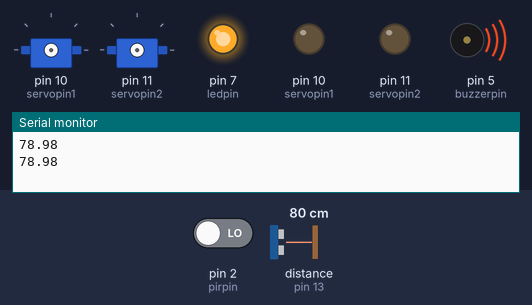
A sketch run on a simulated Arduino Uno, built with avr-gcc and run on an emulated ATmega328P. On the bench: 2 × servo, output pins drawn as LEDs (lit = HIGH), buzzer (waves = sounding), the last lines printed to the serial monitor. Wiring (inferred from the names in the program): ultrasonic range finder: trigger pin 12; echo pin 13. The test bench sets the inputs (shaded band); at power-on: distance to the obstacle (sensor on pin 13) 80 cm, pin 2 (pirpin) LOW. The echo pulse lasts 58.3 µs per cm; pins used as bus, display or sensor lines are not drawn.

Above: at 2.8 s.
2.9 s: distance to the obstacle (sensor on pin 13) set to 16 cm
6.4 s: distance to the obstacle (sensor on pin 13) set to 12 cm
At 8.6 s:
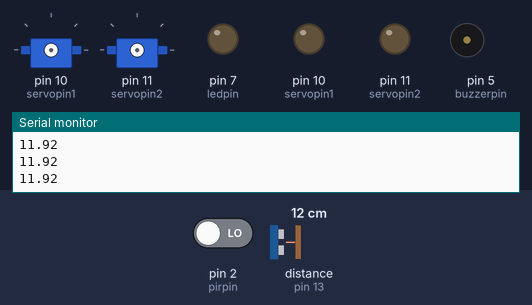
9.5 s: pin 2 (pirpin) driven HIGH
At 11.0 s:
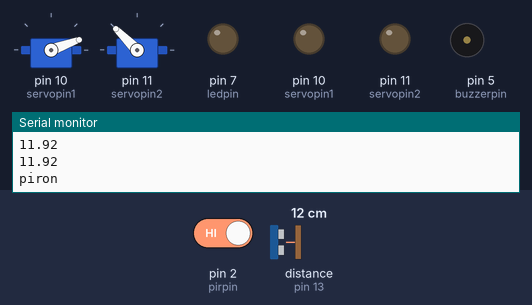
14.6 s: distance to the obstacle (sensor on pin 13) set to 18 cm
At 19.0 s:
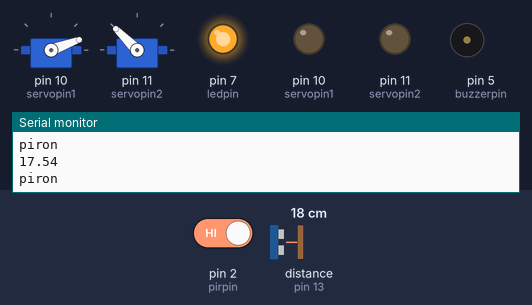
20.0 s: distance to the obstacle (sensor on pin 13) set to 2 cm
At 22.9 s:
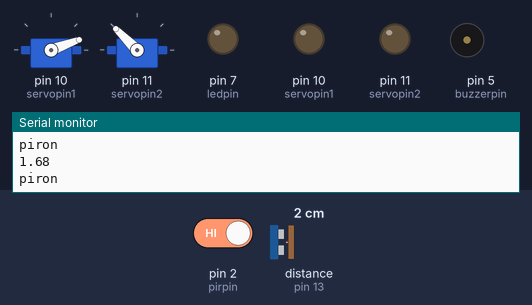
26.0 s: distance to the obstacle (sensor on pin 13) set to 35 cm
At 29.2 s:
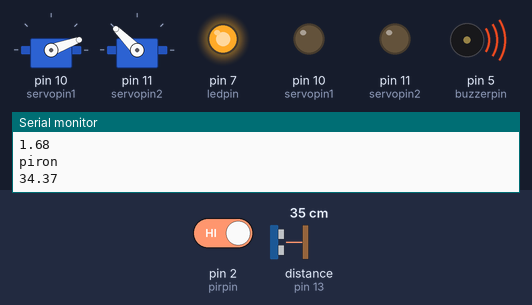
Timing chart, 0 to 32.2 s (numbered marks = the images above; inputs shaded):
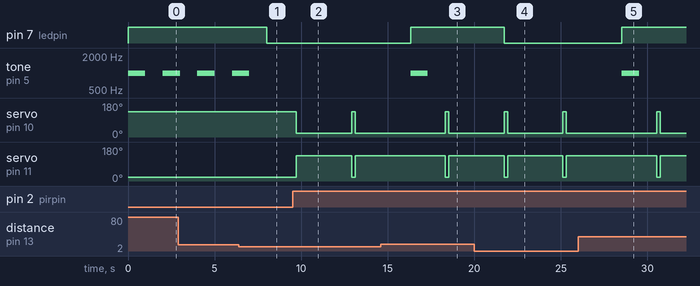

Measured:
- the behaviour switches between 14 and 13 cm on distance to the obstacle (sensor on pin 13) (found by bisection; images 0 and 1)
- after the input at 6.4 s, pin 7 (ledpin): HIGH → LOW after 1.6 s; tone on pin 5 (buzzerpin): goes on until 7.0 s, then stays silent
- after the input at 9.5 s, servo on pin 10 (servopin1): 135° → 20° after 0.21 s, → 135° 3.2 s later, → 20° 0.20 s later; servo on pin 11 (servopin2): 20° → 135° after 0.21 s, → 20° 3.2 s later, → 135° 0.20 s later
- after the input at 14.6 s, pin 7 (ledpin): LOW → HIGH after 1.7 s; tone on pin 5 (buzzerpin): silent → 1000 Hz after 1.7 s, → silent 1.0 s later
- after the input at 20.0 s, pin 7 (ledpin): HIGH → LOW after 1.7 s; tone on pin 5 (buzzerpin): stays silent (without the input it goes to 1000 Hz after 1.7 s)
- after the input at 26.0 s, pin 7 (ledpin): LOW → HIGH after 2.5 s; tone on pin 5 (buzzerpin): silent → 1000 Hz after 2.5 s, → silent 1.0 s later
- by itself, tone on pin 5 (buzzerpin): alternates 1000 Hz for 1.0 s and silent for 1.0 s

The sketch:

project.ino
```cpp
#include<Servo.h>

Servo servo1;
Servo servo2;
int servopin1=10;
int servopin2=11;
int echo = 13;
int trig = 12;
int buzzerpin=5;
int ledpin=7;
int pirpin=2;

int j=180;


void setup(){

  Serial.begin(9600);
  pinMode(trig,OUTPUT);
  pinMode(echo,INPUT);
  pinMode(ledpin,OUTPUT);
  pinMode(pirpin,INPUT);
  pinMode(buzzerpin,OUTPUT);

  pinMode(servopin1,OUTPUT);


  pinMode(servopin2,OUTPUT);


}

void loop(){


    if(digitalRead(pirpin))
   {
    Serial.println("piron");

     servo1.attach(servopin1);
     servo2.attach(servopin2);
      servo1.write(135);
       servo2.write(20);
       delay(200);
       servo1.write(20);
       servo2.write(135);
       delay(200);

     servo1.detach();
     servo2.detach();


      delay(3000); // 3초 delay 줘서 인체감지 모듈 중복 인식해도 서보모터는 한번만 돌리도록 함 그래도 문제 해결안되면 시간을 길게 주면 o


   }


  digitalWrite(trig,LOW);
  delayMicroseconds(3);
  digitalWrite(trig,HIGH);
  delayMicroseconds(10);
  digitalWrite(trig,LOW);

  unsigned long duration = pulseIn(echo,HIGH);

  float distance = ( (float)(340*duration) / 10000) / 2;


   Serial.println(distance);
  if(distance <= 13){


  digitalWrite(ledpin,LOW);
  noTone(buzzerpin);

  }
  else{
    digitalWrite(ledpin,HIGH);
    tone(buzzerpin,1000); //1KHz소리신호
    delay(1000);
    noTone(buzzerpin);
    delay(1000);
  }


}
```
